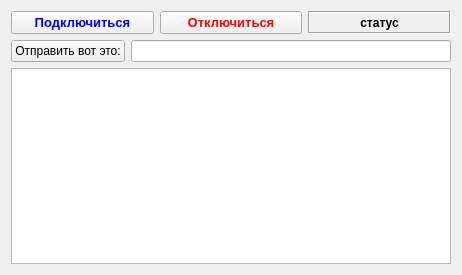
<?xml version="1.0" encoding="UTF-8"?>
<ui version="4.0">
 <class>MainWindow</class>
 <widget class="QMainWindow" name="MainWindow">
  <property name="geometry">
   <rect>
    <x>0</x>
    <y>0</y>
    <width>462</width>
    <height>275</height>
   </rect>
  </property>
  <property name="windowTitle">
   <string>Кли Ент</string>
  </property>
  <widget class="QWidget" name="centralWidget">
   <layout class="QGridLayout" name="gridLayout_2">
    <item row="0" column="0">
     <layout class="QGridLayout" name="gridLayout">
      <item row="1" column="0">
       <widget class="QPushButton" name="pushButton_send">
        <property name="text">
         <string>Отправить вот это:</string>
        </property>
       </widget>
      </item>
      <item row="1" column="1">
       <widget class="QLineEdit" name="lineEdit_message"/>
      </item>
      <item row="0" column="0" colspan="2">
       <layout class="QHBoxLayout" name="horizontalLayout_2">
        <item>
         <widget class="QPushButton" name="pushButton_connect">
          <property name="font">
           <font>
            <pointsize>10</pointsize>
            <weight>75</weight>
            <bold>true</bold>
           </font>
          </property>
          <property name="styleSheet">
           <string notr="true">color: rgb(0, 0, 255);</string>
          </property>
          <property name="text">
           <string>Подключиться</string>
          </property>
         </widget>
        </item>
        <item>
         <widget class="QPushButton" name="pushButton_disconnect">
          <property name="enabled">
           <bool>true</bool>
          </property>
          <property name="font">
           <font>
            <pointsize>10</pointsize>
            <weight>75</weight>
            <bold>true</bold>
           </font>
          </property>
          <property name="styleSheet">
           <string notr="true">color: rgb(255, 0, 0);</string>
          </property>
          <property name="text">
           <string>Отключиться</string>
          </property>
         </widget>
        </item>
        <item>
         <widget class="QLabel" name="label_status">
          <property name="maximumSize">
           <size>
            <width>9999</width>
            <height>16777215</height>
           </size>
          </property>
          <property name="font">
           <font>
            <weight>75</weight>
            <bold>true</bold>
           </font>
          </property>
          <property name="frameShape">
           <enum>QFrame::Box</enum>
          </property>
          <property name="frameShadow">
           <enum>QFrame::Sunken</enum>
          </property>
          <property name="text">
           <string>статус</string>
          </property>
          <property name="alignment">
           <set>Qt::AlignCenter</set>
          </property>
         </widget>
        </item>
       </layout>
      </item>
      <item row="2" column="0" colspan="2">
       <widget class="QTextEdit" name="textEdit_log"/>
      </item>
     </layout>
    </item>
   </layout>
  </widget>
 </widget>
 <layoutdefault spacing="6" margin="11"/>
 <resources/>
 <connections/>
</ui>
